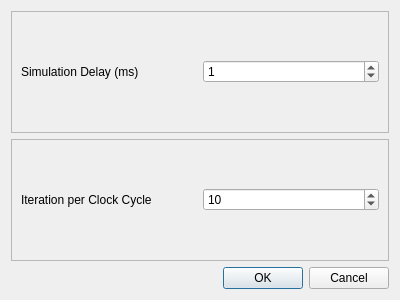
<?xml version="1.0" encoding="UTF-8"?>
<ui version="4.0">
 <class>SettingsDialog</class>
 <widget class="QDialog" name="SettingsDialog">
  <property name="geometry">
   <rect>
    <x>0</x>
    <y>0</y>
    <width>400</width>
    <height>300</height>
   </rect>
  </property>
  <property name="windowTitle">
   <string>Dialog</string>
  </property>
  <layout class="QVBoxLayout" name="verticalLayout">
   <item>
    <widget class="QFrame" name="frame">
     <property name="frameShape">
      <enum>QFrame::StyledPanel</enum>
     </property>
     <property name="frameShadow">
      <enum>QFrame::Raised</enum>
     </property>
     <layout class="QHBoxLayout" name="horizontalLayout">
      <item>
       <widget class="QLabel" name="label">
        <property name="text">
         <string>Simulation Delay (ms)</string>
        </property>
       </widget>
      </item>
      <item>
       <widget class="QSpinBox" name="simDelaySpinBox">
        <property name="value">
         <number>1</number>
        </property>
       </widget>
      </item>
     </layout>
    </widget>
   </item>
   <item>
    <widget class="QFrame" name="frame_2">
     <property name="frameShape">
      <enum>QFrame::StyledPanel</enum>
     </property>
     <property name="frameShadow">
      <enum>QFrame::Raised</enum>
     </property>
     <layout class="QHBoxLayout" name="horizontalLayout_2">
      <item>
       <widget class="QLabel" name="label_2">
        <property name="text">
         <string>Iteration per Clock Cycle</string>
        </property>
       </widget>
      </item>
      <item>
       <widget class="QSpinBox" name="itPerCycleSpinBox">
        <property name="value">
         <number>10</number>
        </property>
       </widget>
      </item>
     </layout>
    </widget>
   </item>
   <item>
    <widget class="QDialogButtonBox" name="buttonBox">
     <property name="orientation">
      <enum>Qt::Horizontal</enum>
     </property>
     <property name="standardButtons">
      <set>QDialogButtonBox::Cancel|QDialogButtonBox::Ok</set>
     </property>
    </widget>
   </item>
  </layout>
 </widget>
 <resources/>
 <connections>
  <connection>
   <sender>buttonBox</sender>
   <signal>accepted()</signal>
   <receiver>SettingsDialog</receiver>
   <slot>accept()</slot>
   <hints>
    <hint type="sourcelabel">
     <x>248</x>
     <y>254</y>
    </hint>
    <hint type="destinationlabel">
     <x>157</x>
     <y>274</y>
    </hint>
   </hints>
  </connection>
  <connection>
   <sender>buttonBox</sender>
   <signal>rejected()</signal>
   <receiver>SettingsDialog</receiver>
   <slot>reject()</slot>
   <hints>
    <hint type="sourcelabel">
     <x>316</x>
     <y>260</y>
    </hint>
    <hint type="destinationlabel">
     <x>286</x>
     <y>274</y>
    </hint>
   </hints>
  </connection>
 </connections>
</ui>
